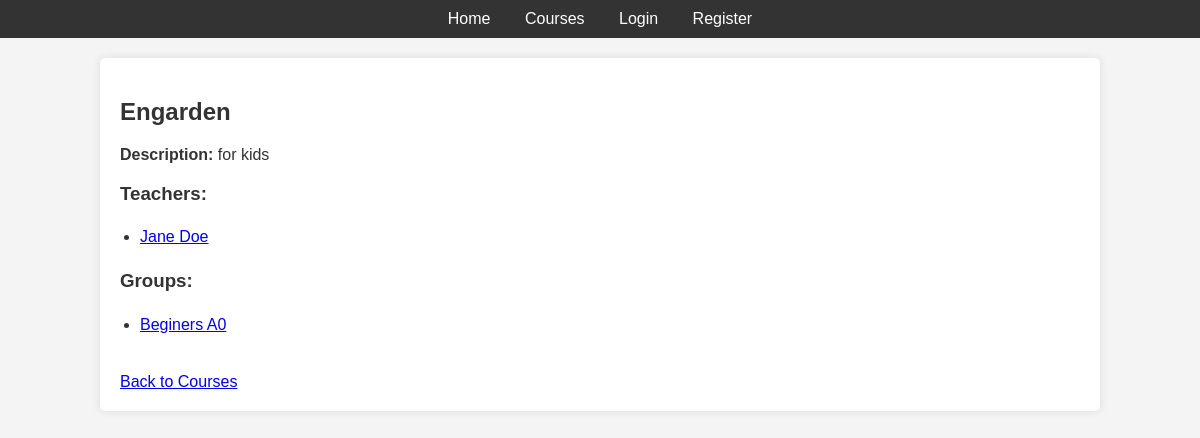
The page /courses/1/ on the database its author committed.
### courses/models.py (models this page shows, shortened)
class Course(models.Model):
    name = models.CharField("Course Name", max_length=100)
    description = models.CharField("Description", max_length=150, blank=True, null=True)
    image = models.ImageField("Course Image", upload_to="course_images/", blank=True, null=True)
    groups = models.ManyToManyField(StudentGroup, related_name="courses")
    teachers = models.ManyToManyField(get_user_model(), related_name="courses_taught", blank=True)

### users/models.py (models this page shows, shortened)
class CustomUser(AbstractUser):
    birth_date = models.DateField("Date of Birth", null=True, blank=True)

### student_groups/models.py (models this page shows, shortened)
class StudentGroup(models.Model):
    name = models.CharField("Group Name", max_length=100)
    schedule = models.JSONField("Schedule", help_text="Schedule in the format of days of the week and times")
    description = models.CharField("Description", max_length=150, blank=True, null=True)
    teacher = models.ForeignKey(get_user_model(), related_name="teaching_groups", on_delete=models.SET_NULL, null=True)
    students = models.ManyToManyField(get_user_model(), related_name="student_groups")
    course = models.ForeignKey("courses.Course", related_name="student_groups_courses", on_delete=models.CASCADE)
    is_active = models.BooleanField("Is Active", default=True)

### courses/views.py (the view)
# urls.py: path("<int:course_id>/", course_detail, name="course_detail"),
def course_detail(request, course_id):
    course = get_object_or_404(Course, id=course_id)
    teachers = course.teachers.all()
    groups = course.groups.all()
    is_admin = request.user.groups.filter(name="Administrators").exists()
    return render(request, "courses/course_detail.html", {
        "course": course,
        "teachers": teachers,
        "groups": groups,
        "is_admin": is_admin
    })

### templates/courses/course_detail.html (shortened to what this page needs)
{% extends 'base.html' %}
{% block content %}
    <h2>{{ course.name }}</h2>
    {% if course.description %}
        <p><strong>Description:</strong> {{ course.description }}</p>
    {% endif %}
    <h3>Teachers:</h3>
    <ul>
        {% for teacher in teachers %}
            <li><a href="{% url 'user_profile' teacher.id %}">{{ teacher.first_name }} {{ teacher.last_name }}</a></li>
        {% empty %}
            <li>No teachers assigned to this course.</li>
        {% endfor %}
    </ul>
    <h3>Groups:</h3>
    <ul>
        {% for group in groups %}
            <li><a href="{% url 'group_detail' group.id %}">{{ group.name }}</a></li>
        {% empty %}
            <li>No groups assigned to this course.</li>
        {% endfor %}
    </ul>
    <br>
    <a href="{% url 'course_list' %}">Back to Courses</a>
{% endblock %}

### static/css/style.css (style rules this page uses)
body { font-family: Arial, sans-serif; background-color: #f4f4f4; color: #333; margin: 0; padding: 0; }
ul, ol { padding-left: 20px; }
ul li, ol li { padding: 5px 0; border-bottom: 1px solid #ddd; }
ul li:last-child, ol li:last-child { border-bottom: none; }

### rows shown on the page
Course: name "Engarden", description "for kids"
CustomUser: first_name "Jane", last_name "Doe"
StudentGroup: name "Beginers A0"
